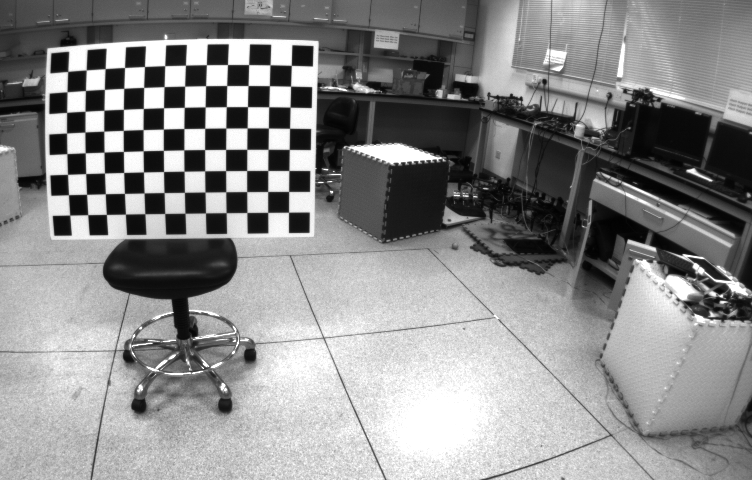
//> input picture catkin_make_m/VINS-Fusion/camera_models/camera_calib_example/calibrationdata/left-0000.png, 752 x 480 px
$ ./example ../../../VINS-Fusion/camera_models/camera_calib_example/calibrationdata/left-0000.png ../../../VINS-Fusion/camera_models/camera_calib_example/calibrationdata/left-0002.png   (built with g++ and OpenCV 4)
//> lines starting //> are read from the running program, lines starting //| are printed output that depends on the picture
#include <iostream>
#include <chrono>
#include <cv.h>
#include <opencv2/core/core.hpp>
#include <opencv2/core/utility.hpp>
#include <opencv2/imgproc/imgproc.hpp>
#include <opencv2/imgcodecs.hpp>
#include <opencv2/highgui/highgui.hpp>
#include <opencv2/line_descriptor/descriptor.hpp>
#include <opencv2/features2d/features2d.hpp>
#include <iostream>

using namespace cv;
using namespace std;
using namespace cv::line_descriptor;
struct sort_descriptor_by_queryIdx
{
    inline bool operator()(const vector<DMatch>& a, const vector<DMatch>& b){
        return ( a[0].queryIdx < b[0].queryIdx );
    }
};
struct sort_lines_by_response
{
    inline bool operator()(const KeyLine& a, const KeyLine& b){
        return ( a.response > b.response );
	//response表示了线特征的长度与图像最大尺寸的比值
    }
};
void ExtractLineSegment(const Mat &img, const Mat &image2, vector<KeyLine> &keylines,vector<KeyLine> &keylines2);
int main(int argc, char**argv)
{
    if(argc != 3)
        {
            cerr << endl << "Usage: ./Line path_to_image1 path_to_image2" << endl;
            return 1;
        }
    string imagePath1=string(argv[1]);
    string imagePath2=string(argv[2]);

cout<<"import two images"<<endl;
    Mat image1=imread(imagePath1);
//> image1 is the input picture: 480 rows x 752 cols, CV_8UC3; min 2, max 255, mean 139.2
    Mat image2=imread(imagePath2);
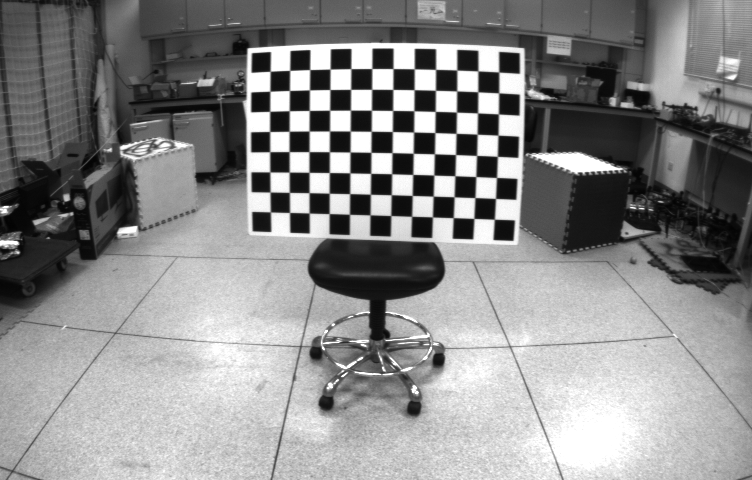
//> input picture catkin_make_m/VINS-Fusion/camera_models/camera_calib_example/calibrationdata/left-0002.png, 752 x 480 px
//> image2 is the input picture: 480 rows x 752 cols, CV_8UC3; min 3, max 255, mean 138.4
    imshow("ima1",image1);
    imshow("ima2",image2);
    waitKey(0);
    if(image1.data==NULL)
    {
        cout<<"the path is wrong"<<endl;
    }

    vector<KeyLine> keylines,keylines2;


    ExtractLineSegment(image1,image2,keylines,keylines2);

        return 0;

}
void ExtractLineSegment(const Mat &img, const Mat &image2, vector<KeyLine> &keylines,vector<KeyLine> &keylines2)
{
    Mat mLdesc,mLdesc2;

    vector<vector<DMatch>> lmatches;

    Ptr<BinaryDescriptor> lbd = BinaryDescriptor::createBinaryDescriptor();
    Ptr<line_descriptor::LSDDetector> lsd = line_descriptor::LSDDetector::createLSDDetector();

    cout<<"extract lsd line segments"<<endl;
    lsd->detect(img, keylines, 1.2,1);
//> keylines = 736 items
    lsd->detect(image2,keylines2,1.2,1);
//> keylines2 = 690 items
    int lsdNFeatures = 50;
    cout<<"filter lines"<<endl;
    if(keylines.size()>lsdNFeatures)
    {
        sort(keylines.begin(), keylines.end(), sort_lines_by_response());
	//sort函数，默认升序排序，最后一个参数为比较函数，可实现降序，根据长度降序排序

        keylines.resize(lsdNFeatures);
//> keylines = 50 items
        for( int i=0; i<lsdNFeatures; i++)
            keylines[i].class_id = i;
    }
    if(keylines2.size()>lsdNFeatures)
    {
        sort(keylines2.begin(), keylines2.end(), sort_lines_by_response());
        keylines2.resize(lsdNFeatures);
//> keylines2 = 50 items
        for(int i=0; i<lsdNFeatures; i++)
            keylines2[i].class_id = i;
    }
    cout<<"lbd describle"<<endl;
    lbd->compute(img, keylines, mLdesc);
    lbd->compute(image2,keylines2,mLdesc2);//计算特征线段的描述子

    BFMatcher* bfm = new BFMatcher(NORM_HAMMING, false);
    bfm->knnMatch(mLdesc, mLdesc2, lmatches, 2);
//> lmatches = 50 matches
    vector<DMatch> matches;
    for(size_t i=0;i<lmatches.size();i++)
    {
        const DMatch& bestMatch = lmatches[i][0];
        const DMatch& betterMatch = lmatches[i][1];
        float  distanceRatio = bestMatch.distance / betterMatch.distance;
        if (distanceRatio < 0.75)
            matches.push_back(bestMatch);
    }
//> this loop made 50 passes
//> distanceRatio on passes 1 to 12: 0.875, 0.412, 0.919, 0.973, 0.783, 0.966, 0.879, 0.477, 0.308, 0.371, 1, 0.868

    cv::Mat outImg;
    std::vector<char> mask( lmatches.size(), 1 );
//> mask = 50 values from 1 to 1
    drawLineMatches( img, keylines, image2, keylines2, matches, outImg, Scalar::all( -1 ), Scalar::all( -1 ), mask,
                     DrawLinesMatchesFlags::DEFAULT );
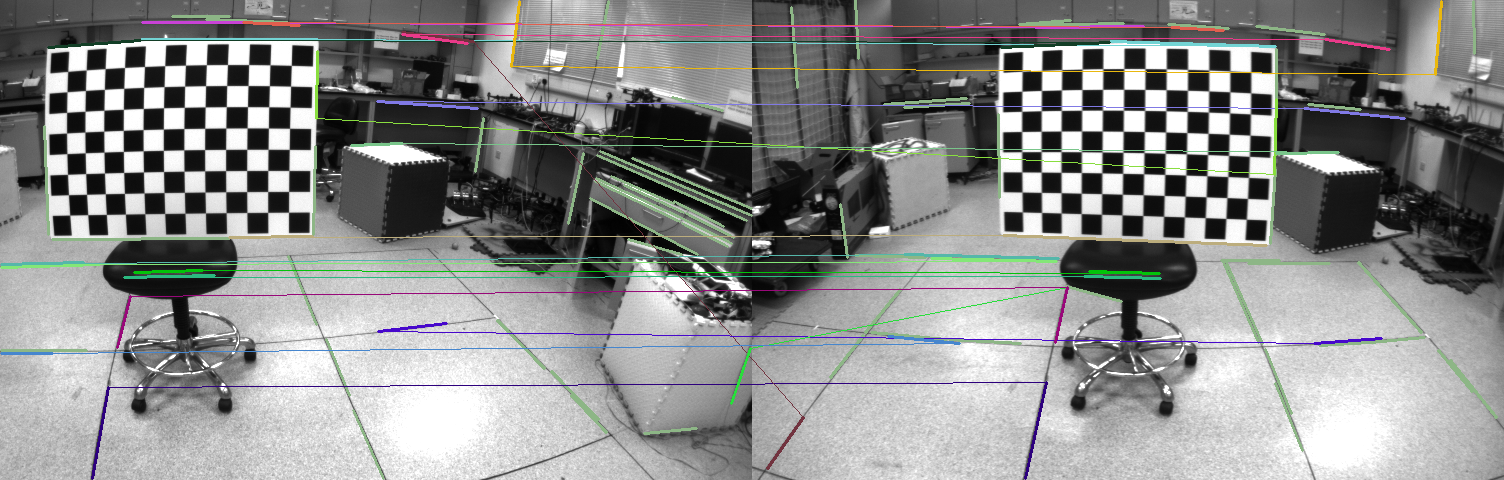
//> outImg: 480 rows x 1504 cols, CV_8UC3; mean B, G, R 138.6, 139.7, 138.5
//> in main, `ExtractLineSegment(image1,image2,keylines,keylines2);`: keylines = 50 items

    imshow( "Matches", outImg );
    waitKey();

}


// cam2world(distorted2undistorted)
// 先经过内参变换，再进行畸变矫正
// [60 lines left out: functions uv, uv, not called in this run]
